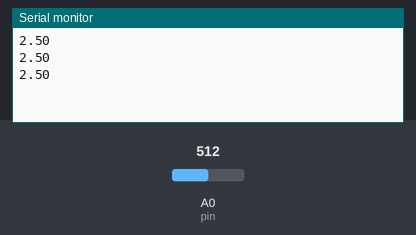
The sketch below on a simulated Arduino Uno, built with avr-gcc and run on an emulated ATmega328P. Parts: the last lines printed to the serial monitor. The inputs (shaded band) are chosen by the test bench; at power-on: A0 (pin) = 512.

Above: at 1.3 s.
1.4 s: A0 (pin) set to 716
At 1.9 s:
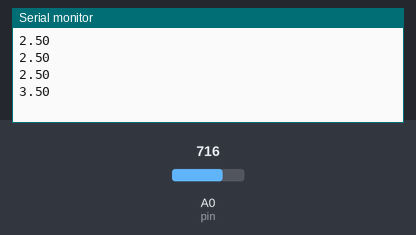
2.9 s: A0 (pin) set to 900
At 3.4 s:
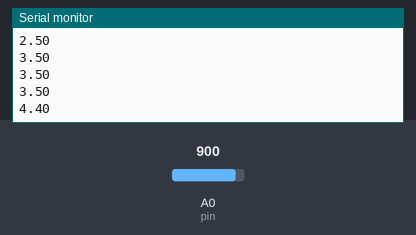
Timing chart, 0 to 5.9 s (numbered marks = the images above; inputs shaded):
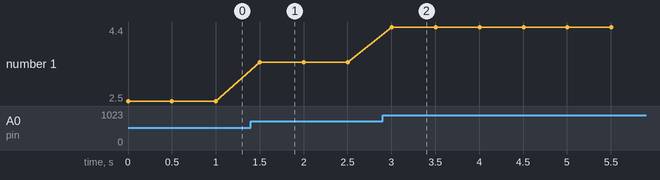

Measured:
- after the input at 1.4 s, the serial monitor: prints a new line after 0.10 s (image 1)
- after the input at 2.9 s, the serial monitor: prints a new line after 0.10 s (image 2)
- plotted number 1: 2.5 → 3.5 after the input at 1.4 s, 3.5 → 4.4 after the input at 2.9 s

The sketch:

Dimmable_LED_Code.ino
```cpp
int pin=A0;
int v;
float V;

void setup()
{
  pinMode(pin, INPUT);
  Serial.begin(9600);
}

void loop()
{
  v=analogRead(A0);
  V=(5.0/1023.0)*v;

  Serial.println(V);
  delay(500);

}
```
